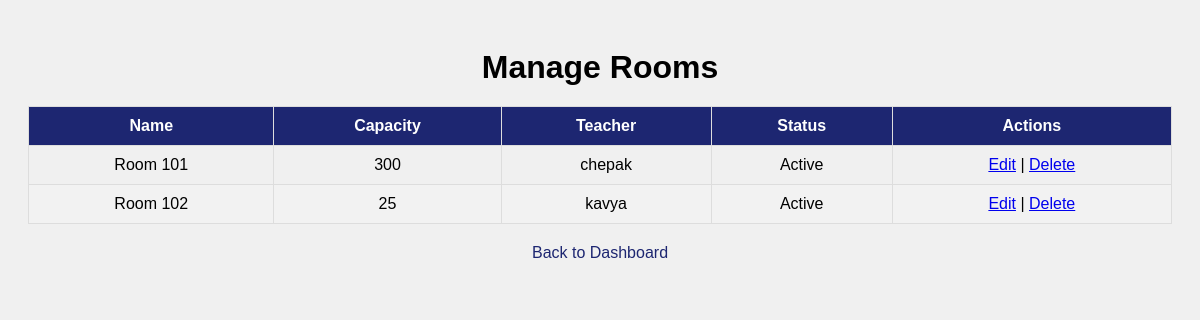
Screenshot of /manage-rooms/ (signed in) with the database file from the repository.
### myapp1/models.py (models this page shows, shortened)
class Room(models.Model):
    name = models.CharField(max_length=100)
    capacity = models.IntegerField()
    teacher = models.ForeignKey(User, on_delete=models.CASCADE, related_name="rooms", null=True, blank=True)
    is_active = models.BooleanField(default=True)

### myapp1/views.py (the view)
# urls.py: path('manage-rooms/', views.manage_rooms, name='manage_rooms'),
@login_required
def manage_rooms(request):
    rooms = Room.objects.all()
    return render(request, 'manage_rooms.html', {'rooms': rooms})

### myapp1/templates/manage_rooms.html (shortened to what this page needs)
<!DOCTYPE html>
<html lang="en">
<head>
</head>
<body>
    <h1>Manage Rooms</h1>
    <table>
        <thead>
            <tr>
                <th>Name</th>
                <th>Capacity</th>
                <th>Teacher</th>
                <th>Status</th>
                <th>Actions</th>
            </tr>
        </thead>
        <tbody>
            {% for room in rooms %}
                <tr>
                    <td>{{ room.name }}</td>
                    <td>{{ room.capacity }}</td>
                    <td>{{ room.teacher.username|default:"Not Assigned" }}</td>
                    <td>{{ room.is_active|yesno:"Active,Inactive" }}</td>
                    <td><a href="{% url 'edit_room' room.id %}">Edit</a> |
                        <a href="{% url 'delete_room' room.id %}" onclick="return confirm('Are you sure you want to delete this room?');">Delete</a></td>
                </tr>
            {% empty %}
                <tr>
                    <td colspan="5">No rooms available.</td>
                </tr>
            {% endfor %}
        </tbody>
    </table>
    <div class="back-link">
        <a href="{% url 'admin_dashboard' %}">Back to Dashboard</a>
    </div>
</body>
</html>

### myapp1/templates/manage_rooms.html (style rules this page uses)
body { font-family: Arial, sans-serif; background-color: #f0f0f0; padding: 20px; }
h1 { text-align: center; margin-bottom: 20px; }
table { width: 100%; border-collapse: collapse; }
table, th, td { border: 1px solid #ddd; }
th, td { padding: 10px; text-align: center; }
th { background-color: #1d2671; color: white; }
tr:nth-child(even) { background-color: #f2f2f2; }
.back-link { display: block; text-align: center; margin-top: 20px; font-size: 16px; }
.back-link a { text-decoration: none; color: #1d2671; }

### rows the page displays
Room: name "Room 101", capacity "300", teacher.username "chepak", is_active "Active"
Room: name "Room 102", capacity "25", teacher.username "kavya", is_active "Active"
